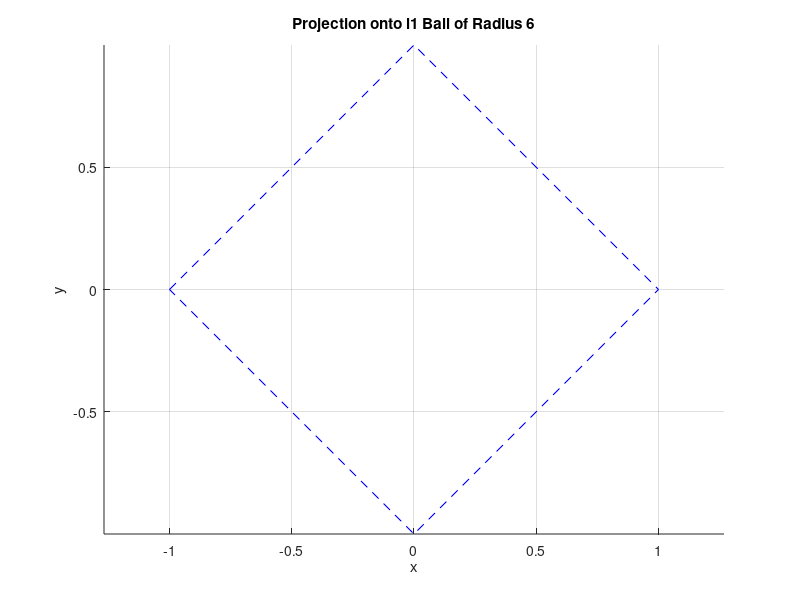

The MATLAB script that drew this image: (Note: this script raises an error after producing the figure.)
% Test points in R^2
test_points = [5.1398,4.3525;0.9611,-0.1884;-5.7962,4.1383;-4.5497,-3.4871;0,-4];
output = zeros(5,2);
radius = 1;

% Initialize figure
figure;
hold on;
axis equal;
xlabel('x');
ylabel('y');
title('Projection onto l1 Ball of Radius 6');
grid on;

% Plot the l1 ball boundary (a diamond shape)
plot([-radius, 0, radius, 0, -radius], [0, radius, 0, -radius, 0], 'b--');

% Test each point
for i = 1:size(test_points, 1)
    x = test_points(i, :);
    y = projectL1Ball(x, radius);

    output(i,:) = y;

    % Plot the original point
    plot(x(1), x(2), 'ro');

    % Plot the projected point
    plot(y(1), y(2), 'go');

    % Draw a line between the original point and the projected point
    plot([x(1), y(1)], [x(2), y(2)], 'k--');
end

legend('l1 Ball Boundary', 'Original Points', 'Projected Points', 'Location', 'Best');
hold off;